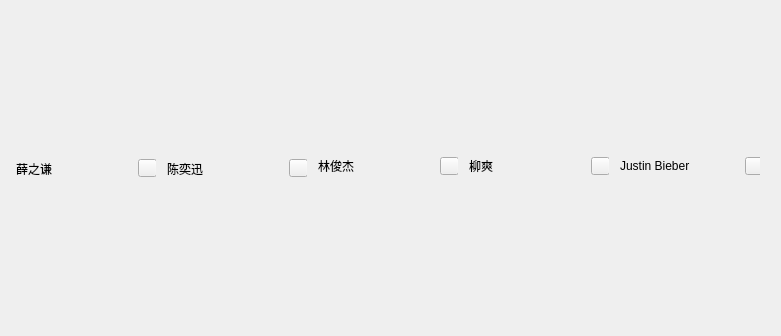
     <widget class="QWidget" name="gridLayoutWidget_2">
      <property name="geometry">
       <rect>
        <x>0</x>
        <y>160</y>
        <width>781</width>
        <height>316</height>
       </rect>
      </property>
      <layout class="QGridLayout" name="gridLayout_2">
       <property name="verticalSpacing">
        <number>2</number>
       </property>
       <item row="1" column="3">
        <widget class="QWidget" name="widgetSingerS4" native="true">
         <property name="minimumSize">
          <size>
           <width>0</width>
           <height>30</height>
          </size>
         </property>
         <property name="maximumSize">
          <size>
           <width>16777215</width>
           <height>30</height>
          </size>
         </property>
         <widget class="QWidget" name="layoutWidget_4">
          <property name="geometry">
           <rect>
            <x>0</x>
            <y>0</y>
            <width>141</width>
            <height>26</height>
           </rect>
          </property>
          <layout class="QHBoxLayout" name="horizontalLayout_17">
           <item>
            <widget class="QLabel" name="labSinger3">
             <property name="font">
              <font>
               <family>Microsoft YaHei UI</family>
              </font>
             </property>
             <property name="text">
              <string>柳爽</string>
             </property>
            </widget>
           </item>
           <item>
            <spacer name="horizontalSpacer_11">
             <property name="orientation">
              <enum>Qt::Horizontal</enum>
             </property>
             <property name="sizeHint" stdset="0">
              <size>
               <width>68</width>
               <height>20</height>
              </size>
             </property>
            </spacer>
           </item>
           <item>
            <widget class="QPushButton" name="ptnSinger3">
             <property name="maximumSize">
              <size>
               <width>19</width>
               <height>18</height>
              </size>
             </property>
             <property name="text">
              <string/>
             </property>
            </widget>
           </item>
          </layout>
         </widget>
        </widget>
       </item>
       <item row="1" column="4">
        <widget class="QWidget" name="widgetSingerS4_2" native="true">
         <property name="minimumSize">
          <size>
           <width>0</width>
           <height>30</height>
          </size>
         </property>
         <property name="maximumSize">
          <size>
           <width>16777215</width>
           <height>30</height>
          </size>
         </property>
         <widget class="QWidget" name="layoutWidget_5">
          <property name="geometry">
           <rect>
            <x>0</x>
            <y>0</y>
            <width>144</width>
            <height>26</height>
           </rect>
          </property>
          <layout class="QHBoxLayout" name="horizontalLayout_18">
           <item>
            <widget class="QLabel" name="labSinger4">
             <property name="font">
              <font>
               <family>Microsoft YaHei UI</family>
              </font>
             </property>
             <property name="text">
              <string>Justin Bieber</string>
             </property>
            </widget>
           </item>
           <item>
            <spacer name="horizontalSpacer_12">
             <property name="orientation">
              <enum>Qt::Horizontal</enum>
             </property>
             <property name="sizeHint" stdset="0">
              <size>
               <width>68</width>
               <height>20</height>
              </size>
             </property>
            </spacer>
           </item>
           <item>
            <widget class="QPushButton" name="ptnSinger4">
             <property name="maximumSize">
              <size>
               <width>19</width>
               <height>18</height>
              </size>
             </property>
             <property name="text">
              <string/>
             </property>
            </widget>
           </item>
          </layout>
         </widget>
        </widget>
       </item>
       <item row="1" column="2">
        <widget class="QWidget" name="widgetSingerS2" native="true">
         <property name="minimumSize">
          <size>
           <width>0</width>
           <height>30</height>
          </size>
         </property>
         <property name="maximumSize">
          <size>
           <width>16777215</width>
           <height>30</height>
          </size>
         </property>
         <widget class="QWidget" name="layoutWidget_3">
          <property name="geometry">
           <rect>
            <x>0</x>
            <y>0</y>
            <width>141</width>
            <height>26</height>
           </rect>
          </property>
          <layout class="QHBoxLayout" name="horizontalLayout_16">
           <item>
            <widget class="QLabel" name="labSinger2">
             <property name="font">
              <font>
               <family>Microsoft YaHei UI</family>
              </font>
             </property>
             <property name="text">
              <string>林俊杰</string>
             </property>
            </widget>
           </item>
           <item>
            <spacer name="horizontalSpacer_10">
             <property name="orientation">
              <enum>Qt::Horizontal</enum>
             </property>
             <property name="sizeHint" stdset="0">
              <size>
               <width>68</width>
               <height>20</height>
              </size>
             </property>
            </spacer>
           </item>
           <item>
            <widget class="QPushButton" name="ptnSinger2">
             <property name="maximumSize">
              <size>
               <width>19</width>
               <height>18</height>
              </size>
             </property>
             <property name="text">
              <string/>
             </property>
            </widget>
           </item>
          </layout>
         </widget>
        </widget>
       </item>
       <item row="0" column="4">
        <widget class="QWidget" name="widgetSinger4" native="true">
         <property name="minimumSize">
          <size>
           <width>140</width>
           <height>140</height>
          </size>
         </property>
         <property name="maximumSize">
          <size>
           <width>140</width>
           <height>140</height>
          </size>
         </property>
        </widget>
       </item>
       <item row="0" column="0">
        <widget class="QWidget" name="widgetSinger0" native="true">
         <property name="minimumSize">
          <size>
           <width>140</width>
           <height>140</height>
          </size>
         </property>
         <property name="maximumSize">
          <size>
           <width>140</width>
           <height>140</height>
          </size>
         </property>
        </widget>
       </item>
       <item row="0" column="1">
        <widget class="QWidget" name="widgetSinger1" native="true">
         <property name="minimumSize">
          <size>
           <width>140</width>
           <height>140</height>
          </size>
         </property>
         <property name="maximumSize">
          <size>
           <width>140</width>
           <height>140</height>
          </size>
         </property>
        </widget>
       </item>
       <item row="0" column="2">
        <widget class="QWidget" name="widgetSinger2" native="true">
         <property name="minimumSize">
          <size>
           <width>140</width>
           <height>140</height>
          </size>
         </property>
         <property name="maximumSize">
          <size>
           <width>140</width>
           <height>140</height>
          </size>
         </property>
        </widget>
       </item>
       <item row="0" column="3">
        <widget class="QWidget" name="widgetSinger3" native="true">
         <property name="minimumSize">
          <size>
           <width>140</width>
           <height>140</height>
          </size>
         </property>
         <property name="maximumSize">
          <size>
           <width>140</width>
           <height>140</height>
          </size>
         </property>
        </widget>
       </item>
       <item row="1" column="1">
        <widget class="QWidget" name="widgetSingerS1" native="true">
         <property name="minimumSize">
          <size>
           <width>0</width>
           <height>30</height>
          </size>
         </property>
         <property name="maximumSize">
          <size>
           <width>16777215</width>
           <height>30</height>
          </size>
         </property>
         <widget class="QWidget" name="layoutWidget_2">
          <property name="geometry">
           <rect>
            <x>0</x>
            <y>0</y>
            <width>141</width>
            <height>31</height>
           </rect>
          </property>
          <layout class="QHBoxLayout" name="horizontalLayout_15">
           <item>
            <widget class="QLabel" name="labSinger1">
             <property name="font">
              <font>
               <family>Microsoft YaHei UI</family>
              </font>
             </property>
             <property name="text">
              <string>陈奕迅</string>
             </property>
            </widget>
           </item>
           <item>
            <spacer name="horizontalSpacer_9">
             <property name="orientation">
              <enum>Qt::Horizontal</enum>
             </property>
             <property name="sizeHint" stdset="0">
              <size>
               <width>68</width>
               <height>20</height>
              </size>
             </property>
            </spacer>
           </item>
           <item>
            <widget class="QPushButton" name="ptnSinger1">
             <property name="maximumSize">
              <size>
               <width>19</width>
               <height>18</height>
              </size>
             </property>
             <property name="text">
              <string/>
             </property>
            </widget>
           </item>
          </layout>
         </widget>
        </widget>
       </item>
       <item row="1" column="0">
        <widget class="QWidget" name="widgetSingerS0" native="true">
         <property name="minimumSize">
          <size>
           <width>0</width>
           <height>30</height>
          </size>
         </property>
         <property name="maximumSize">
          <size>
           <width>16777215</width>
           <height>30</height>
          </size>
         </property>
         <widget class="QWidget" name="layoutWidget">
          <property name="geometry">
           <rect>
            <x>0</x>
            <y>0</y>
            <width>141</width>
            <height>31</height>
           </rect>
          </property>
          <layout class="QHBoxLayout" name="horizontalLayout_14">
           <item>
            <widget class="QLabel" name="labSinger0">
             <property name="font">
              <font>
               <family>Microsoft YaHei UI</family>
              </font>
             </property>
             <property name="text">
              <string>薛之谦</string>
             </property>
            </widget>
           </item>
           <item>
            <spacer name="horizontalSpacer_8">
             <property name="orientation">
              <enum>Qt::Horizontal</enum>
             </property>
             <property name="sizeHint" stdset="0">
              <size>
               <width>68</width>
               <height>20</height>
              </size>
             </property>
            </spacer>
           </item>
           <item>
            <widget class="QPushButton" name="ptnSinger0">
             <property name="maximumSize">
              <size>
               <width>19</width>
               <height>18</height>
              </size>
             </property>
             <property name="text">
              <string/>
             </property>
            </widget>
           </item>
          </layout>
         </widget>
        </widget>
       </item>
       <item row="2" column="0">
        <widget class="QWidget" name="widgetSinger5" native="true">
         <property name="minimumSize">
          <size>
           <width>140</width>
           <height>140</height>
          </size>
         </property>
         <property name="maximumSize">
          <size>
           <width>140</width>
           <height>140</height>
          </size>
         </property>
        </widget>
       </item>
       <item row="2" column="1">
        <widget class="QWidget" name="widgetSinger6" native="true">
         <property name="minimumSize">
          <size>
           <width>140</width>
           <height>140</height>
          </size>
         </property>
         <property name="maximumSize">
          <size>
           <width>140</width>
           <height>140</height>
          </size>
         </property>
        </widget>
       </item>
       <item row="2" column="2">
        <widget class="QWidget" name="widgetSinger7" native="true">
         <property name="minimumSize">
          <size>
           <width>140</width>
           <height>140</height>
          </size>
         </property>
         <property name="maximumSize">
          <size>
           <width>140</width>
           <height>140</height>
          </size>
         </property>
        </widget>
       </item>
       <item row="2" column="3">
        <widget class="QWidget" name="widgetSinger8" native="true">
         <property name="minimumSize">
          <size>
           <width>140</width>
           <height>140</height>
          </size>
         </property>
         <property name="maximumSize">
          <size>
           <width>140</width>
           <height>140</height>
          </size>
         </property>
        </widget>
       </item>
       <item row="2" column="4">
        <widget class="QWidget" name="widgetSinger9" native="true">
         <property name="minimumSize">
          <size>
           <width>140</width>
           <height>140</height>
          </size>
         </property>
         <property name="maximumSize">
          <size>
           <width>140</width>
           <height>140</height>
          </size>
         </property>
        </widget>
       </item>
      </layout>
     </widget>
